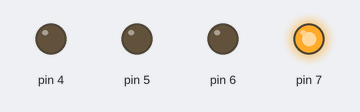
Simulated run of this sketch. Board: Arduino Uno, built with avr-gcc and run on an emulated ATmega328P. On the bench: output pins drawn as LEDs (lit = HIGH).

Above: at 0.1 s.
At 1.25 s:
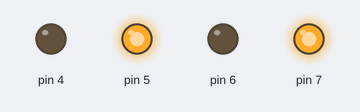
At 18.75 s:
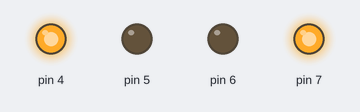
At 39.25 s:
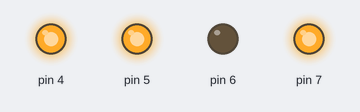
Timing chart, 0 to 40.0 s (numbered marks = the images above):
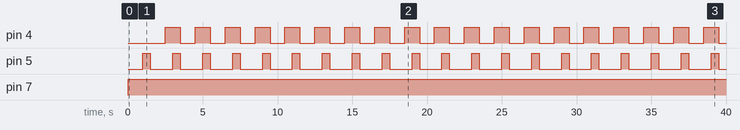

Measured:
- by itself, pin 4: alternates HIGH for 1.0 s and LOW for 1.0 s
- by itself, pin 5: alternates HIGH for 0.50 s and LOW for 1.5 s
- by itself, pin 7: LOW → HIGH at 0.00 s

The sketch:

4_leds.ino
```cpp
// C++ code
//
int main(void){

  DDRD = 0b11110000; //set pins 4 and 7 as output
  PORTD = 0b10000000; //set pin 7 high
  _delay_ms(1000);


  while(1){
    //PORTD = 0b10000000;
   	PORTD = PORTD | 0b10100000; //set pin 7 high
    _delay_ms(500);
    PORTD = PORTD & 0b10000000;
	_delay_ms(1000);
    PORTD = PORTD | 0b10010000;
    _delay_ms(500);


  }

}
```
